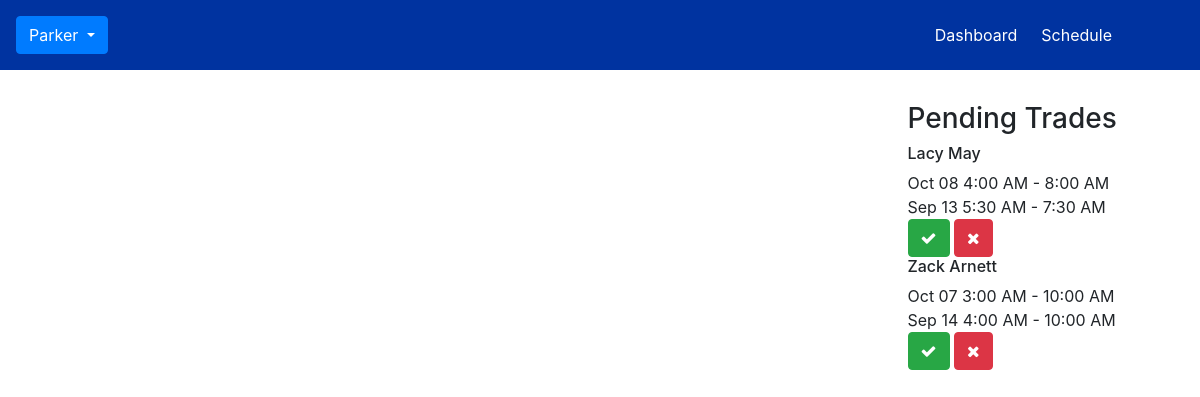
Screenshot of /home.php (signed in) with the database file from the repository.
### tables this page shows
CREATE TABLE TRADE_SHIFTS
(
  trade_id int NOT NULL AUTO_INCREMENT,
  traded_by int NOT NULL,
  shift_traded_by int NOT NULL,
  traded_to int NOT NULL,
  shift_traded_to int NOT NULL,
  trade_status int NOT NULL,
  PRIMARY KEY (trade_id),
  FOREIGN KEY (traded_by) REFERENCES EMPLOYEE(employee_id),
  FOREIGN KEY (shift_traded_by) REFERENCES SHIFT(shift_id),
  FOREIGN KEY (traded_to) REFERENCES EMPLOYEE(employee_id),
  FOREIGN KEY (shift_traded_to) REFERENCES SHIFT(shift_id)
);

CREATE TABLE EMPLOYEE
(
  employee_id int NOT NULL AUTO_INCREMENT,
  admin_tag int NOT NULL,
  first_name varchar(64) NOT NULL,
  last_name varchar(64) NOT NULL,
  email varchar(128) NOT NULL,
  phone_number varchar(16) NOT NULL,
  dob date NOT NULL,
  username varchar(64) NOT NULL,
  password varchar(64) NOT NULL,
  color varchar(16) NOT NULL,
  PRIMARY KEY (employee_id)
);

CREATE TABLE SHIFT
(
  shift_id int NOT NULL AUTO_INCREMENT,
  employee_id int NOT NULL,
  shift_date date NOT NULL,
  start_time time NOT NULL,
  end_time time NOT NULL,
  PRIMARY KEY (shift_id),
  FOREIGN KEY (employee_id) REFERENCES EMPLOYEE(employee_id)
);

### session.php (called while the page is built, shortened)
<?php
  if($_SESSION['logged_in']){
    $employee_id = $_SESSION['employee_id'];
    $first_name = $_SESSION['first_name'];
  }
  else {
    header("location: login.php");
  }
?>

### home.php (the view, shortened to what this page needs)
<!DOCTYPE html>
<html>
  <head>
    <?php include 'session.php'; ?>
    <?php include 'connection.php'; ?>
    <link rel="stylesheet" href="https://maxcdn.bootstrapcdn.com/bootstrap/4.0.0-beta/css/bootstrap.min.css">
    <link rel="stylesheet" href="fonts/font-awesome/css/font-awesome.min.css">
    <link rel="stylesheet" href="css/main.css">
    <div class="navbar scheduler-navbar">
      <div class="btn-group">
        <button type="button" class="btn btn-primary dropdown-toggle" data-toggle="dropdown" aria-haspopup="true" aria-expanded="false">
          <?php echo $first_name; ?>
        </button>
      </div>
      <ul class="nav navbar-nav">
        <li><a href="home.php">Dashboard</a></li>
        <li><a id="show-scheduler" href="scheduler.php">Schedule</a></li>
      </ul>
    </div>
  </head>
  <body>
    <?php
    function pretty_date($date) {
      switch(substr($date, 5, 2)) {
        case '09':
          echo 'Sep ' . substr($date, 8, 2);
          break;
        case '10':
          echo 'Oct ' . substr($date, 8, 2);
          break;
      }
    }
    ?>
    <div class="dashboard">
      <div class="container">
        <div class="row">
          <div class="col-md-3">
          </div>
          <div class="col-md-6">
          </div>
          <div class="col-md-3">
            <div class="notification">
              <h3>Pending Trades</h3>
              <div class="notification-data">
                <?php
                  $traded_shifts = $mysqli->query("SELECT * FROM TRADE_SHIFTS WHERE traded_to = $employee_id AND trade_status = 0");
                  while($current_row = $traded_shifts->fetch_assoc()){
                    $traded_by = $current_row['traded_by'];
                    $shift_traded_by = $current_row['shift_traded_by'];
                    $shift_traded_to = $current_row['shift_traded_to'];
                    $shift1 = $mysqli->query("SELECT * FROM SHIFT WHERE shift_id = $shift_traded_by");
                    $shift2 = $mysqli->query("SELECT * FROM SHIFT WHERE shift_id = $shift_traded_to");
                    $employee = $mysqli->query("SELECT * FROM EMPLOYEE WHERE employee_id = $traded_by");
                    $current_shift1 = $shift1->fetch_assoc();
                    $current_shift2 = $shift2->fetch_assoc();
                    $current_employee = $employee->fetch_assoc();
                    $shift_date1 = $current_shift1['shift_date'];
                    $start_time1 = $current_shift1['start_time'];
                    $end_time1 = $current_shift1['end_time'];
                    $shift_date2 = $current_shift2['shift_date'];
                    $start_time2 = $current_shift2['start_time'];
                    $end_time2 = $current_shift2['end_time'];
                    $f_name = $current_employee['first_name'];
                    $l_name = $current_employee['last_name']; ?>
                    <div class="pending-shift">
                      <h6><?php echo $f_name . ' ' . $l_name; ?></h6>
                      <?php echo pretty_date($shift_date1) . ' '; ?>
                      <?php if((int)date('H', strtotime($start_time1)) % 12 != 0) { echo (int)date('H', strtotime($start_time1)) % 12; } else { echo 12; } echo date(':i A', strtotime($start_time1)) ?>
                        - <?php if((int)date('H', strtotime($end_time1)) % 12 != 0) { echo (int)date('H', strtotime($end_time1)) % 12; } else { echo 12; } echo date(':i A', strtotime($end_time1)); ?>
                      <br>
                      <?php echo pretty_date($shift_date2) . ' '; ?>
                      <?php if((int)date('H', strtotime($start_time2)) % 12 != 0) { echo (int)date('H', strtotime($start_time2)) % 12; } else { echo 12; } echo date(':i A', strtotime($start_time2)) ?>
                        - <?php if((int)date('H', strtotime($end_time2)) % 12 != 0) { echo (int)date('H', strtotime($end_time2)) % 12; } else { echo 12; } echo date(':i A', strtotime($end_time2)); ?>
                      <br>
                      <a class="btn btn-success" href="#" data-toggle="modal" data-target="#DoubleCheck"><i class="fa fa-check" aria-hidden="true"></i></a>
                      <a class="btn btn-danger" href="#"><i class="fa fa-times" aria-hidden="true"></i></a>
                    </div>
                <?php } ?>
              </div>
            </div>
          </div>
        </div>
      </div>
    </div>
  </body>
</html>

### css/main.css (style rules this page uses)
.navbar { background-color: #0033A0; }
.scheduler-navbar.navbar { padding: 1rem; }
ul.navbar-nav li a { color: white; }
ul.navbar-nav { display: inline; margin-right: 5vw; }
ul.navbar-nav li { float: left; display: inline; padding: 0 1vw; }
.dashboard .container { padding: 2rem 0; }

### rows the page displays
trade_shifts: traded_by.first_name "Lacy", traded_by.last_name "May", shift_traded_by.shift_date "08", shift_traded_by.start_time "4", shift_traded_by.start_time ":00 AM", shift_traded_by.end_time "8", shift_traded_by.end_time ":00 AM", shift_traded_to.shift_date "13", shift_traded_to.start_time "5", shift_traded_to.start_time ":30 AM", shift_traded_to.end_time "7", shift_traded_to.end_time ":30 AM"
trade_shifts: traded_by.first_name "Zack", traded_by.last_name "Arnett", shift_traded_by.shift_date "07", shift_traded_by.start_time "3", shift_traded_by.start_time ":00 AM", shift_traded_by.end_time "10", shift_traded_by.end_time ":00 AM", shift_traded_to.shift_date "14", shift_traded_to.start_time "4", shift_traded_to.start_time ":00 AM", shift_traded_to.end_time "10", shift_traded_to.end_time ":00 AM"

### other values shown
$first_name "Parker"
